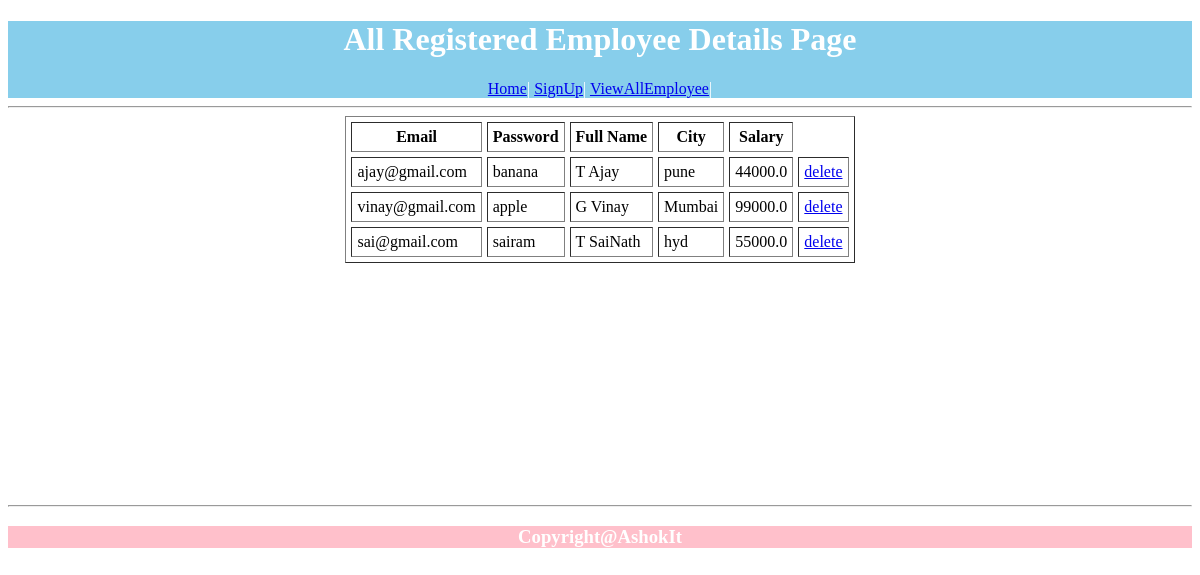
The app's page /showallemp/, older data.
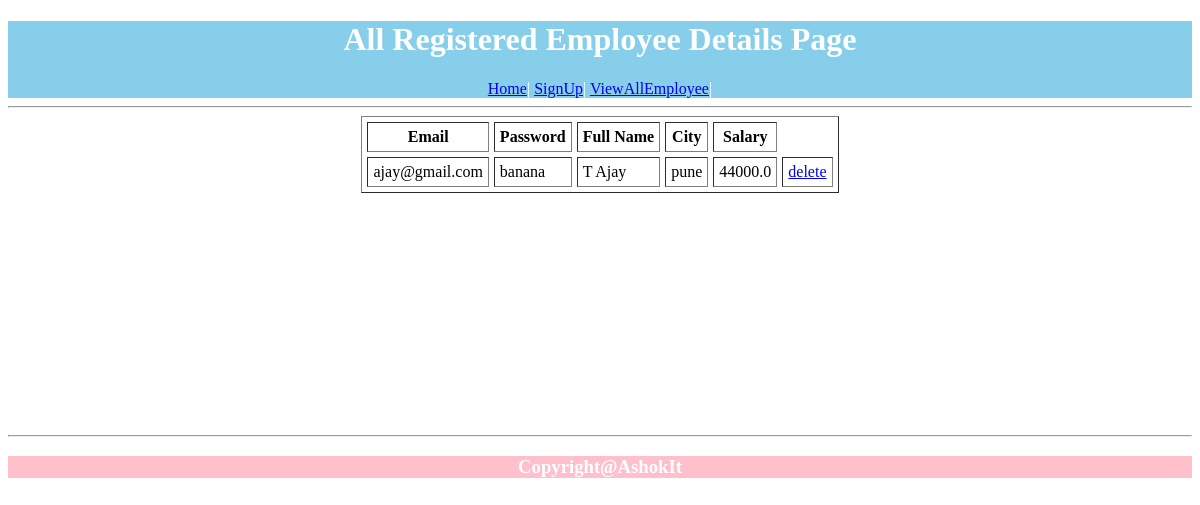
The same page, newer data.
### empdata/models.py (models this page shows, shortened)
class Employee(models.Model):
    email=models.CharField(primary_key=True,max_length=40)
    password=models.CharField(max_length=40)
    fullName=models.CharField(max_length=40)
    city=models.CharField(max_length=40)
    salary=models.FloatField(default=0.0)

### empdata/views.py (the view)
# urls.py: url(r'showallemp/',showallempv,name='showallempl'),
def showallempv(request):
    employees=Employee.objects.all()
    return render(request, 'showallemp.html', {'emps': employees})

### empdata/templates/showallemp.html (shortened to what this page needs)
<!DOCTYPE html>
<html lang="en">
<head>
</head>
<body>
    <header>
        <h1>All Registered Employee Details Page</h1>
        <nav>
            <a href="{% url 'homel'%}">Home</a>|
            <a href="{% url 'empregl'%}">SignUp</a>|
            <a href="#">ViewAllEmployee</a>|
        </nav>
    </header>
    <hr>
    <table align="center" border="1px" cellpadding="5px" cellspacing="5px">
        <tr>
            <th>Email</th>
            <th>Password</th>
            <th>Full Name</th>
            <th>City</th>
            <th>Salary</th>
        </tr>
        {% for e in emps %}
        <tr>
            <td>{{e.email}}</td>
             <td>{{e.password}}</td>
             <td>{{e.fullName}}</td>
             <td>{{e.city}}</td>
             <td>{{e.salary}}</td>
            <td>
                <a href="{% url 'deleteprocess' n1=e.email %}">
                    delete
                </a>
            </td>
        </tr>
        {% endfor %}
    </table>
    <br><br><br><br><br><br><br><br><br><br><br><br><br>
    <hr>
    <footer>
        <h3>Copyright@AshokIt</h3>
    </footer>
</body>
</html>

Row changes from the older to the newer data that the page shows:
removed Employee: email "vinay@gmail.com", password "apple", fullName "G Vinay", city "Mumbai", salary "99000.0"
removed Employee: email "sai@gmail.com", password "sairam", fullName "T SaiNath", city "hyd", salary "55000.0"
